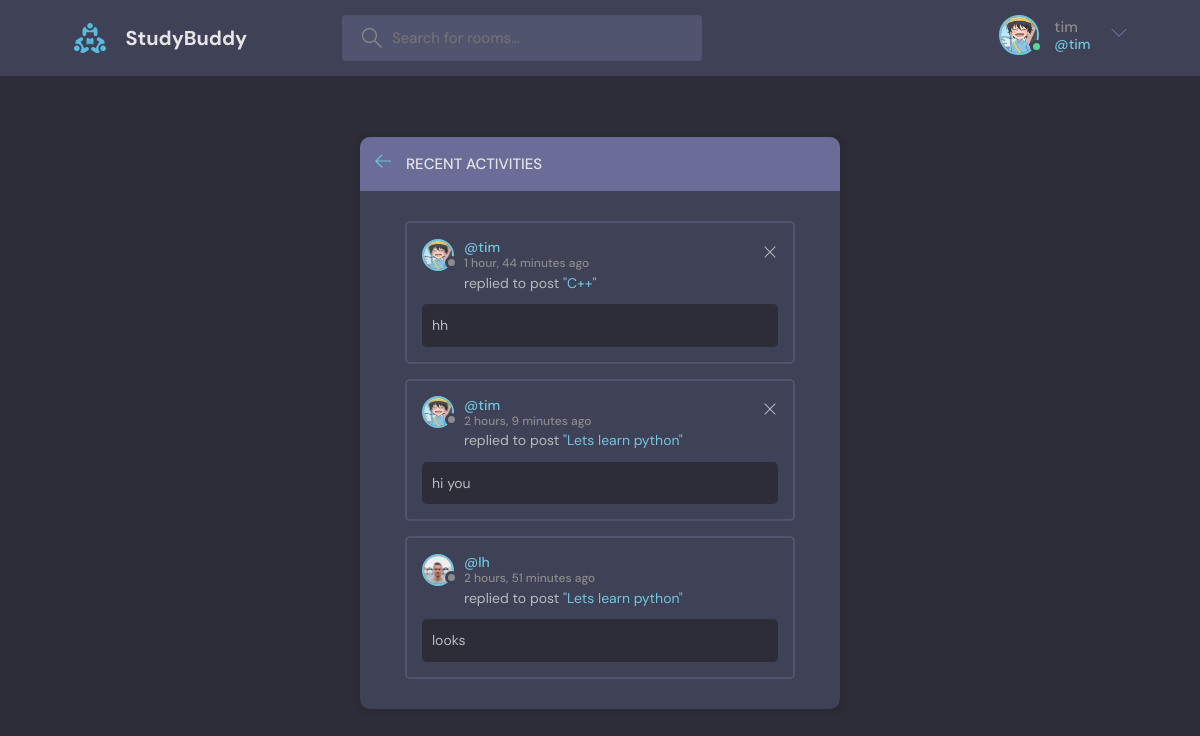
The page /activity/ (signed in) on the database its author committed.
### base/models.py (models this page shows, shortened)
class User(AbstractUser):
    name =models.CharField(max_length=200,null=True)
    email =models.EmailField(unique=True,null=True)
    bio = models.TextField(null=True)
    avatar = models.ImageField(default="avatar.svg")
    USERNAME_FIELD = 'email'
    REQUIRED_FIELDS = ['username']

class Message(models.Model):
    user = models.ForeignKey(User, on_delete=models.CASCADE)
    room = models.ForeignKey(Room, on_delete=models.CASCADE)
    body = models.TextField()
    updated = models.DateTimeField(auto_now=True)  # when every time save,update this
    created = models.DateTimeField(auto_now_add=True)  # when first time save,update this
    class Meta:
        ordering = ['-updated','-created']

class Room(models.Model):
    host = models.ForeignKey(User, on_delete=models.SET_NULL, null=True)
    topic = models.ForeignKey(Topic, on_delete=models.SET_NULL, null=True)
    name = models.CharField(max_length=200)
    description = models.TextField(null=True, blank=True)
    participants = models.ManyToManyField(User,related_name='participants',blank=True)
    updated = models.DateTimeField(auto_now=True)  # when every time save,update this
    created = models.DateTimeField(auto_now_add=True)  # when first time save,update this
    class Meta:
        ordering = ['-updated','-created']
    def __str__(self):
        return self.name

### base/views.py (the view)
# urls.py: path('activity/', views.activitiesPage, name="activity"),
@login_required(login_url='login')
def activitiesPage(request):
    room_message = Message.objects.all()
    return render(request, 'base/activity.html', {'room_message': room_message})

### base/templates/base/activity.html
{% extends 'main.html' %}
{% block content %}
    <main class="layout">
        <div class="container">
            <div class="layout__box">
                <div class="layout__boxHeader">
                    <div class="layout__boxTitle">
                        <a href="{% url 'home' %}">
                            <svg version="1.1" xmlns="http://www.w3.org/2000/svg" width="32" height="32"
                                 viewBox="0 0 32 32">
                                <title>arrow-left</title>
                                <path
                                        d="M13.723 2.286l-13.723 13.714 13.719 13.714 1.616-1.611-10.96-10.96h27.625v-2.286h-27.625l10.965-10.965-1.616-1.607z"
                                ></path>
                            </svg>
                        </a>
                        <h3>Recent Activities</h3>
                    </div>
                </div>
                <div class="activities-page layout__body">
                    {% for message in room_message %}
                        <div class="activities__box">
                            <div class="activities__boxHeader roomListRoom__header">
                                <a href="{% url 'user-profile' message.user.id %}" class="roomListRoom__author">
                                    <div class="avatar avatar--small">
                                        <img src="{{message.user.avatar.url}}"/>
                                    </div>
                                    <p>
                                        @{{ message.user.username }}
                                        <span>{{ message.created|timesince }} ago</span>
                                    </p>
                                </a>
                                {% if request.user == message.user %}
                                    <div class="roomListRoom__actions">
                                        <a href="{% url 'delete-message' message.id %}">
                                            <svg version="1.1" xmlns="http://www.w3.org/2000/svg" width="32" height="32"
                                                 viewBox="0 0 32 32">
                                                <title>remove</title>
                                                <path
                                                        d="M27.314 6.019l-1.333-1.333-9.98 9.981-9.981-9.981-1.333 1.333 9.981 9.981-9.981 9.98 1.333 1.333 9.981-9.98 9.98 9.98 1.333-1.333-9.98-9.98 9.98-9.981z"
                                                ></path>
                                            </svg>
                                        </a>
                                    </div>
                                {% endif %}
                            </div>
                            <div class="activities__boxContent">
                                <p>replied to post <a href="{% url 'room' message.room.id %}">"{{ message.room }}"</a>
                                </p>
                                <div class="activities__boxRoomContent">
                                    {{ message.body }}
                                </div>
                            </div>
                        </div>
                    {% endfor %}
                </div>
            </div>
        </div>
    </main>
{% endblock content %}

### templates/narbar.html (shortened to what this page needs)
{% load static %}
<header class="header header--loggedIn">
    <div class="container">
        <a href="{% url 'home' %}" class="header__logo">
            <img src="{% static 'images/logo.svg' %}"/>
            <h1>StudyBuddy</h1>
        </a>
        <form class="header__search" method="GET" action="{% url 'home' %}">
            <label>
                <input name="q" placeholder="Search for rooms..."/>
            </label>
        </form>
        <nav class="header__menu">
            {% if request.user.is_authenticated %}
                <div class="header__user">
                    <a href="{% url 'user-profile' request.user.id %}">
                        <div class="avatar avatar--medium active">
                            <img src="{{request.user.avatar.url}}"/>
                        </div>
                        <p>{{ request.user.username }} <span>@{{ request.user.username }}</span></p>
                    </a>
                    <button class="dropdown-button">
                        <svg version="1.1" xmlns="http://www.w3.org/2000/svg" width="32" height="32"
                             viewBox="0 0 32 32">
                            <title>chevron-down</title>
                            <path d="M16 21l-13-13h-3l16 16 16-16h-3l-13 13z"></path>
                        </svg>
                    </button>
                </div>
            {% else %}
                <a href="{% url 'login' %}">
                    <img src="{% static 'images/avatar.svg' %}"/>
                    <p>Login</p>
                </a>
            {% endif %}
        </nav>
    </div>
</header>

### rows shown on the page
User: user.avatar (picture), user.username "tim"
Message: user.avatar (picture), user.username "tim", created "1 hour, 44 minutes", room "C++", body "hh"
Message: user.avatar (picture), user.username "tim", created "2 hours, 9 minutes", room "Lets learn python", body "hi you"
Message: user.avatar (picture), user.username "lh", created "2 hours, 51 minutes", room "Lets learn python", body "looks"
